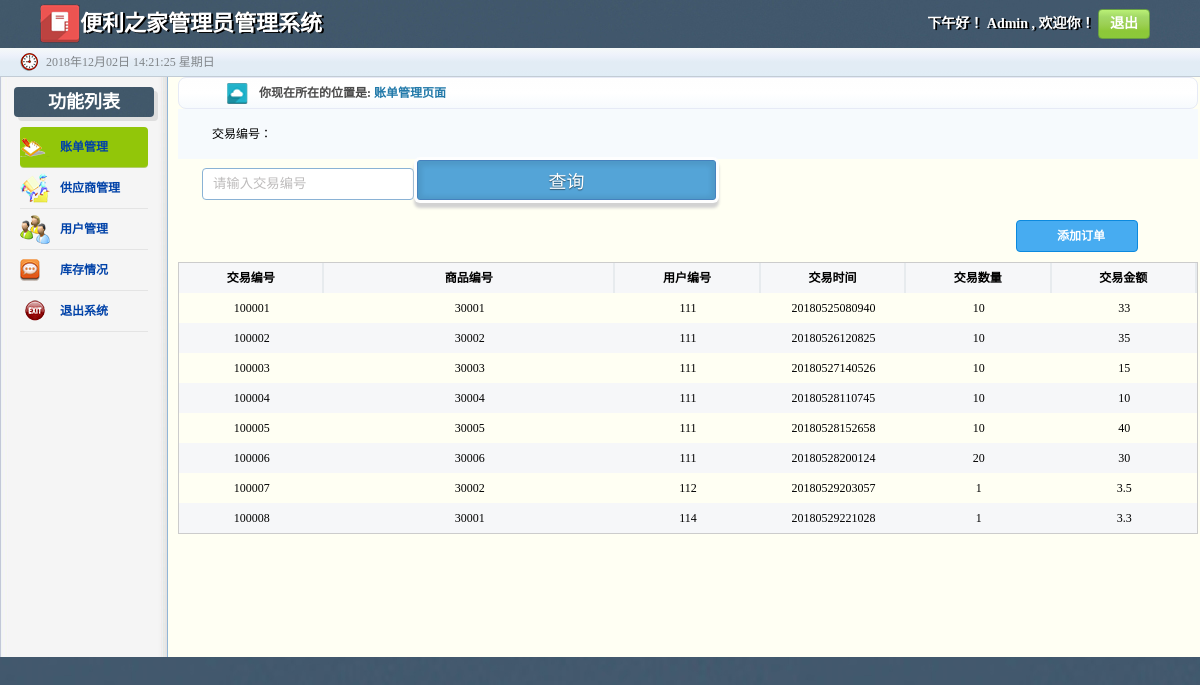
The app's page /1/billshow.php with its own data.
### tables this page shows
CREATE TABLE `deal` (
  `交易编号` int(11) NOT NULL,
  `商品编号` int(11) NOT NULL,
  `用户编号` int(11) NOT NULL,
  `交易时间` text NOT NULL,
  `交易数量` smallint(6) DEFAULT NULL,
  `交易金额` float DEFAULT NULL
);

### 1/billshow.php (the view, shortened to what this page needs)
<!DOCTYPE html>
<html>
<head lang="en">
    <link rel="stylesheet" href="css/public.css"/>
    <link rel="stylesheet" href="css/style.css"/>
</head>
<body>
    <header class="publicHeader">
        <h1>便利之家管理员管理系统</h1>
        <div class="publicHeaderR">
            <p><span>下午好！</span><span style="color: #ffffff"> Admin</span> , 欢迎你！</p>
            <a href="login.html">退出</a>
        </div>
    </header>
    <section class="publicTime">
		<span id="time">2015年1月1日 11:11  星期一</span>
    </section>
    <section class="publicMian ">
        <div class="left">
            <h2 class="leftH2">功能列表</h2>
            <nav>
                <ul class="list">
                    <li id="active"><a href="billshow.php">账单管理</a></li>
                    <li><a href="providerList.php">供应商管理</a></li>
                    <li><a href="userList.php">用户管理</a></li>
                    <li><a href="kucun.php">库存情况</a></li>
                    <li><a href="../login_admin.html">退出系统</a></li>
                </ul>
            </nav>
        </div>
        <div class="right">
            <div class="location">
                <strong>你现在所在的位置是:</strong>
                <span>账单管理页面</span>
            </div>
            <div class="search">
                <span>交易编号：</span>
				<form action="billresult.php" method="get">
                <input type="text" name="jybh" placeholder="请输入交易编号"/>
                <input type="submit" name="submit" value="查询"/>
				</form>
                <a href="billadd.php">添加订单</a>
            </div>
            <table class="providerTable" cellpadding="0" cellspacing="0">
                <tr class="firstTr">
                    <th width="10%">交易编号</th>
                    <th width="20%">商品编号</th>
                    <th width="10%">用户编号</th>
                    <th width="10%">交易时间</th>
                    <th width="10%">交易数量</th>
					<th width="10%">交易金额</th>
                </tr>
               			<?php
$hostname='localhost';
$user='vans';
$password='123456';
$link=mysqli_connect($hostname,$user,$password,'shop');
mysqli_query($link,"set names utf8");
$sql="select * from deal";
$result=mysqli_query($link,$sql);
while($row=mysqli_fetch_row($result)){
echo<<<TR
<tr>
                <td>{$row[0]}</td>
                <td>{$row[1]}</td>
                <td>{$row[2]}</td>
                <td>{$row[3]}</td>
                <td>{$row[4]}</td>
				<td>{$row[5]}</td>
                </tr>
TR;
	}
			?>
            </table>
        </div>
    </section>
</body>
</html>

### 1/css/public.css (style rules this page uses)
body { font-size: 12px; background:url("../img/89.jpg"); }
a { text-decoration: none; }
li { list-style: none; }
.publicHeader { height: 48px; line-height: 48px; font-size: 14px; background: url("../img/3.jpg"); }
.publicHeader h1 { float: left; color: #fff; font-size: 22px; padding-left:80px; text-shadow: 2px 1px #000; background: url("../img/19.png") 30px center no-repeat; }
.publicHeaderR { float: right; color: #fff; margin-right: 50px; }
.publicHeaderR p { display: inline-block; font-weight: bold; text-shadow: 2px 1px #000; }
.publicHeaderR a { width: 50px; height: 28px; display: inline-block; border: 1px solid #679e43; background: linear-gradient(to bottom,#baf076,#a2d866,#9cd055,#8dc838,#8bc93a); line-height: 28px; text-align: center; border-radius: 4px; font-weight: bold; color: #fff; }
.publicTime { height: 28px; line-height: 28px; font-size: 12px; background: linear-gradient(to bottom,#f5f9f8,#eef2fb,#e2ecf5,#e2ecf5,#e0edf6); padding-left: 20px; color: #808589; }
#time { float: left; background: url("../img/time.png") 0 center no-repeat; padding-left: 26px; }
.publicMian { border-top: 1px solid #c2ccd5; display: flex; display: -webkit-flex; background: #fffff3; }
.left { width: 168px; background: url("../img/leftBg.png") 0 0 repeat-y; margin-right: 10px; min-height: 580px; }
.leftH2 { width: 140px; height: 30px; border-radius: 4px; line-height: 30px; text-align: center; color: #fff; background: url("../img/3.jpg") 0 0 repeat-y; margin: 10px auto; box-shadow:4px 4px rgba(212,212,212,0.7); }
.list { margin: 0 20px; font-weight: bold; }
.list li { height: 40px; line-height: 40px; border-bottom: 1px solid rgba(212,212,212,0.5) ; }
.list li:nth-child(1) { background: url("../img/zd.png") 0 center no-repeat; }
.list li:nth-child(2) { background: url("../img/gys.png") 0 center no-repeat; }
.list li:nth-child(3) { background: url("../img/yh.png") 0 center no-repeat; }
.list li:nth-child(4) { background: url("../img/read.png") 0 center no-repeat; }
.list li:nth-child(5) { background: url("../img/tc.png") 0 center no-repeat; }
.list li:active, #active { background-color: #92c609; border-radius: 4px; }
.list a { color: #0042a8; display: inline-block; padding-left: 40px; width: 90%; }
.right { width: 85%; }
.location { height: 30px; line-height: 30px; border: 1px solid #e6eaf6; border-radius: 8px; background: linear-gradient(to bottom, #fefefe,#ffffff,#f6fafd); color: #4a4a4a; padding-left: 30px; }
.location strong { background: url("../img/77.png") 0 center no-repeat; display: inline-block; padding-left: 50px; }
.location span { color: #2179a9; font-weight: bold; }
.search { height:50px; line-height:50px; background: #f6fafd; padding-left: 24px; color: #000; }
.search input[type='text'] { width: 200px; height: 30px; outline: none; padding-left: 10px; border: 1px solid #8ab2d5; border-radius: 4px; }
.search a { width: 80px; padding-left:40px; float: right; margin: 10px 60px; height: 30px; line-height: 30px; border: 1px solid #0c89de; border-radius: 4px; color: #fff; font-weight: bold; background:#47acf1; display: inline-block; }
.search span { margin-left: 10px; }

### 1/css/style.css (style rules this page uses)
* { margin: 0; padding: 0; }
input { outline: none; }
input[type='submit'], input[type='reset'], .providerView a { width: 30%; cursor: pointer; background: #54a4d7; padding: 6px 18px; font-family: 'BebasNeueRegular', 'Arial Narrow', Arial, sans-serif; color: #fff; font-size: 18px; border: 1px solid #4682be; margin-bottom: 10px; margin-right: 22px; text-shadow: 0 1px 1px rgba(0, 0, 0, 0.5); -webkit-border-radius: 3px; -moz-border-radius: 3px; border-radius: 3px; -webkit-box-shadow: 0px 1px 4px 4px rgba(0, 0, 0, 0.07) inset, 0px 0px 0px 3px rgb(254, 254, 254), 0px 5px 3px 3px rgb(210, 210, 210); -moz-box-shadow: 0px 1px 4px 4px rgba(0, 0, 0, 0.07) inset, 0px 0px 0px 3px rgb(254, 254, 254), 0px 5px 3px 3px rgb(210, 210, 210); box-shadow: 0px 1px 4px 4px rgba(0, 0, 0, 0.07) inset, 0px 0px 0px 3px rgb(254, 254, 254), 0px 5px 3px 3px rgb(210, 210, 210); }
.providerTable { width: 100%; border: 1px solid #ccc; }
.providerTable tr { height: 30px; line-height: 30px; text-align: center; }
.providerTable tr:nth-child(odd) { background: #f6f7f9; }
.firstTr { border: 1px solid #d6dfe6; background: linear-gradient(to bottom, #f3f8fc, #ebf4f9, #e3f1fa, #e0f0fd, #d8e9fd); }
.firstTr th { border-right: 2px solid rgba(209, 218, 223, 0.4); }

### records on screen
deal: 交易编号 "100001", 商品编号 "30001", 用户编号 "111", 交易时间 "20180525080940", 交易数量 "10", 交易金额 "33"
deal: 交易编号 "100002", 商品编号 "30002", 用户编号 "111", 交易时间 "20180526120825", 交易数量 "10", 交易金额 "35"
deal: 交易编号 "100003", 商品编号 "30003", 用户编号 "111", 交易时间 "20180527140526", 交易数量 "10", 交易金额 "15"
deal: 交易编号 "100004", 商品编号 "30004", 用户编号 "111", 交易时间 "20180528110745", 交易数量 "10", 交易金额 "10"
deal: 交易编号 "100005", 商品编号 "30005", 用户编号 "111", 交易时间 "20180528152658", 交易数量 "10", 交易金额 "40"
deal: 交易编号 "100006", 商品编号 "30006", 用户编号 "111", 交易时间 "20180528200124", 交易数量 "20", 交易金额 "30"
deal: 交易编号 "100007", 商品编号 "30002", 用户编号 "112", 交易时间 "20180529203057", 交易数量 "1", 交易金额 "3.5"
deal: 交易编号 "100008", 商品编号 "30001", 用户编号 "114", 交易时间 "20180529221028", 交易数量 "1", 交易金额 "3.3"
